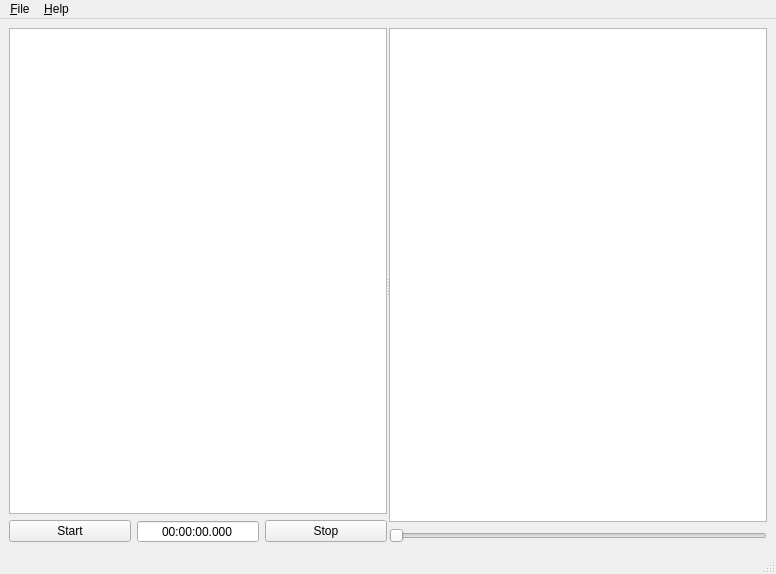
<?xml version="1.0" encoding="UTF-8"?>
<ui version="4.0">
 <class>MainWindow</class>
 <widget class="QMainWindow" name="MainWindow">
  <property name="geometry">
   <rect>
    <x>0</x>
    <y>0</y>
    <width>776</width>
    <height>574</height>
   </rect>
  </property>
  <property name="windowTitle">
   <string>EDL Editor</string>
  </property>
  <widget class="QWidget" name="centralwidget">
   <layout class="QGridLayout" name="gridLayout">
    <item row="0" column="0">
     <widget class="QSplitter" name="splitter">
      <property name="orientation">
       <enum>Qt::Horizontal</enum>
      </property>
      <property name="handleWidth">
       <number>2</number>
      </property>
      <widget class="QWidget" name="layoutWidget">
       <layout class="QVBoxLayout" name="verticalLayout">
        <item>
         <widget class="QColumnView" name="columnView"/>
        </item>
        <item>
         <layout class="QHBoxLayout" name="horizontalLayout_3">
          <item>
           <widget class="QPushButton" name="pushButton">
            <property name="text">
             <string>Start</string>
            </property>
           </widget>
          </item>
          <item>
           <widget class="QTimeEdit" name="timeEdit">
            <property name="alignment">
             <set>Qt::AlignCenter</set>
            </property>
            <property name="readOnly">
             <bool>true</bool>
            </property>
            <property name="buttonSymbols">
             <enum>QAbstractSpinBox::NoButtons</enum>
            </property>
            <property name="displayFormat">
             <string>HH:mm:ss.zzz</string>
            </property>
           </widget>
          </item>
          <item>
           <widget class="QPushButton" name="pushButton_2">
            <property name="text">
             <string>Stop</string>
            </property>
           </widget>
          </item>
         </layout>
        </item>
       </layout>
      </widget>
      <widget class="QWidget" name="layoutWidget">
       <layout class="QVBoxLayout" name="verticalLayout_3">
        <item>
         <widget class="QPlainTextEdit" name="plainTextEdit"/>
        </item>
        <item>
         <widget class="QSlider" name="horizontalSlider">
          <property name="orientation">
           <enum>Qt::Horizontal</enum>
          </property>
         </widget>
        </item>
       </layout>
      </widget>
     </widget>
    </item>
   </layout>
  </widget>
  <widget class="QMenuBar" name="menubar">
   <property name="geometry">
    <rect>
     <x>0</x>
     <y>0</y>
     <width>776</width>
     <height>25</height>
    </rect>
   </property>
   <widget class="QMenu" name="menu_File">
    <property name="title">
     <string>&amp;File</string>
    </property>
    <addaction name="actionOpen"/>
    <addaction name="actionSave_EDL"/>
    <addaction name="separator"/>
    <addaction name="action_Quit"/>
   </widget>
   <widget class="QMenu" name="menu_Help">
    <property name="title">
     <string>&amp;Help</string>
    </property>
    <addaction name="action_About"/>
   </widget>
   <addaction name="menu_File"/>
   <addaction name="menu_Help"/>
  </widget>
  <widget class="QStatusBar" name="statusbar"/>
  <action name="actionOpen">
   <property name="text">
    <string>Open Video...</string>
   </property>
   <property name="shortcut">
    <string>Ctrl+O</string>
   </property>
  </action>
  <action name="actionSave_EDL">
   <property name="text">
    <string>Save EDL</string>
   </property>
   <property name="shortcut">
    <string>Ctrl+S</string>
   </property>
  </action>
  <action name="action_Quit">
   <property name="text">
    <string>&amp;Quit</string>
   </property>
   <property name="shortcut">
    <string>Ctrl+Q</string>
   </property>
  </action>
  <action name="action_About">
   <property name="text">
    <string>&amp;About</string>
   </property>
  </action>
 </widget>
 <resources/>
 <connections/>
</ui>
